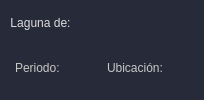
           <widget class="QFrame" name="frame_9">
            <property name="minimumSize">
             <size>
              <width>0</width>
              <height>70</height>
             </size>
            </property>
            <property name="styleSheet">
             <string notr="true">background-color: rgb(39, 42, 56);
</string>
            </property>
            <property name="frameShape">
             <enum>QFrame::NoFrame</enum>
            </property>
            <property name="frameShadow">
             <enum>QFrame::Raised</enum>
            </property>
            <layout class="QVBoxLayout" name="verticalLayout_10" stretch="1,1">
             <property name="spacing">
              <number>0</number>
             </property>
             <property name="leftMargin">
              <number>0</number>
             </property>
             <property name="topMargin">
              <number>0</number>
             </property>
             <property name="rightMargin">
              <number>19</number>
             </property>
             <property name="bottomMargin">
              <number>0</number>
             </property>
             <item>
              <widget class="QFrame" name="frame_10">
               <property name="sizePolicy">
                <sizepolicy hsizetype="Expanding" vsizetype="Fixed">
                 <horstretch>0</horstretch>
                 <verstretch>0</verstretch>
                </sizepolicy>
               </property>
               <property name="minimumSize">
                <size>
                 <width>0</width>
                 <height>40</height>
                </size>
               </property>
               <property name="styleSheet">
                <string notr="true">QFrame {
    padding: 5px;
}

</string>
               </property>
               <property name="frameShape">
                <enum>QFrame::NoFrame</enum>
               </property>
               <property name="frameShadow">
                <enum>QFrame::Raised</enum>
               </property>
               <layout class="QFormLayout" name="formLayout">
                <property name="horizontalSpacing">
                 <number>0</number>
                </property>
                <property name="verticalSpacing">
                 <number>0</number>
                </property>
                <property name="leftMargin">
                 <number>0</number>
                </property>
                <property name="topMargin">
                 <number>0</number>
                </property>
                <property name="rightMargin">
                 <number>0</number>
                </property>
                <property name="bottomMargin">
                 <number>0</number>
                </property>
                <item row="0" column="1">
                 <widget class="QLabel" name="lbl_NomL">
                  <property name="styleSheet">
                   <string notr="true"> font: 99 12pt &quot;Arial Black&quot;;
    color: rgb(20, 200, 220);</string>
                  </property>
                  <property name="frameShadow">
                   <enum>QFrame::Plain</enum>
                  </property>
                  <property name="text">
                   <string/>
                  </property>
                 </widget>
                </item>
                <item row="0" column="0">
                 <widget class="QLabel" name="label_7">
                  <property name="styleSheet">
                   <string notr="true">font: 75 12pt &quot;Arial&quot;;
    color: rgb(220, 220, 220);</string>
                  </property>
                  <property name="text">
                   <string>Laguna de:</string>
                  </property>
                  <property name="alignment">
                   <set>Qt::AlignCenter</set>
                  </property>
                 </widget>
                </item>
               </layout>
              </widget>
             </item>
             <item>
              <widget class="QFrame" name="frame_11">
               <property name="minimumSize">
                <size>
                 <width>0</width>
                 <height>40</height>
                </size>
               </property>
               <property name="maximumSize">
                <size>
                 <width>16777215</width>
                 <height>40</height>
                </size>
               </property>
               <property name="styleSheet">
                <string notr="true"/>
               </property>
               <property name="frameShape">
                <enum>QFrame::NoFrame</enum>
               </property>
               <property name="frameShadow">
                <enum>QFrame::Raised</enum>
               </property>
               <layout class="QHBoxLayout" name="horizontalLayout">
                <property name="spacing">
                 <number>0</number>
                </property>
                <property name="leftMargin">
                 <number>0</number>
                </property>
                <property name="topMargin">
                 <number>0</number>
                </property>
                <property name="rightMargin">
                 <number>0</number>
                </property>
                <property name="bottomMargin">
                 <number>0</number>
                </property>
                <item>
                 <widget class="QFrame" name="frame_12">
                  <property name="styleSheet">
                   <string notr="true"/>
                  </property>
                  <property name="frameShape">
                   <enum>QFrame::NoFrame</enum>
                  </property>
                  <property name="frameShadow">
                   <enum>QFrame::Raised</enum>
                  </property>
                  <layout class="QFormLayout" name="formLayout_2">
                   <property name="leftMargin">
                    <number>15</number>
                   </property>
                   <item row="0" column="0">
                    <widget class="QLabel" name="label_3">
                     <property name="styleSheet">
                      <string notr="true">  font: 10pt &quot;Arial&quot;;
    color: rgb(200, 200, 200);
    background: transparent;
    border: none;</string>
                     </property>
                     <property name="text">
                      <string>Periodo:</string>
                     </property>
                    </widget>
                   </item>
                   <item row="0" column="1">
                    <widget class="QLabel" name="lbl_Periodo">
                     <property name="styleSheet">
                      <string notr="true">   font: 87 11pt &quot;Arial Black&quot;;
    color: rgb(20, 200, 220);
    background: transparent;
    border: none;</string>
                     </property>
                     <property name="text">
                      <string/>
                     </property>
                    </widget>
                   </item>
                  </layout>
                 </widget>
                </item>
                <item>
                 <widget class="QFrame" name="frame_13">
                  <property name="styleSheet">
                   <string notr="true"/>
                  </property>
                  <property name="frameShape">
                   <enum>QFrame::NoFrame</enum>
                  </property>
                  <property name="frameShadow">
                   <enum>QFrame::Raised</enum>
                  </property>
                  <layout class="QFormLayout" name="formLayout_3">
                   <property name="leftMargin">
                    <number>25</number>
                   </property>
                   <item row="0" column="0">
                    <widget class="QLabel" name="label_5">
                     <property name="styleSheet">
                      <string notr="true">  font: 10pt &quot;Arial&quot;;
    color: rgb(200, 200, 200);
    background: transparent;
    border: none;</string>
                     </property>
                     <property name="text">
                      <string>Ubicación:</string>
                     </property>
                    </widget>
                   </item>
                   <item row="0" column="1">
                    <widget class="QLabel" name="lbl_Ubi">
                     <property name="styleSheet">
                      <string notr="true"> font: 87 11pt &quot;Arial Black&quot;;
    color: rgb(20, 200, 220);
    background: transparent;
    border: none;</string>
                     </property>
                     <property name="text">
                      <string/>
                     </property>
                    </widget>
                   </item>
                  </layout>
                 </widget>
                </item>
               </layout>
              </widget>
             </item>
            </layout>
           </widget>
